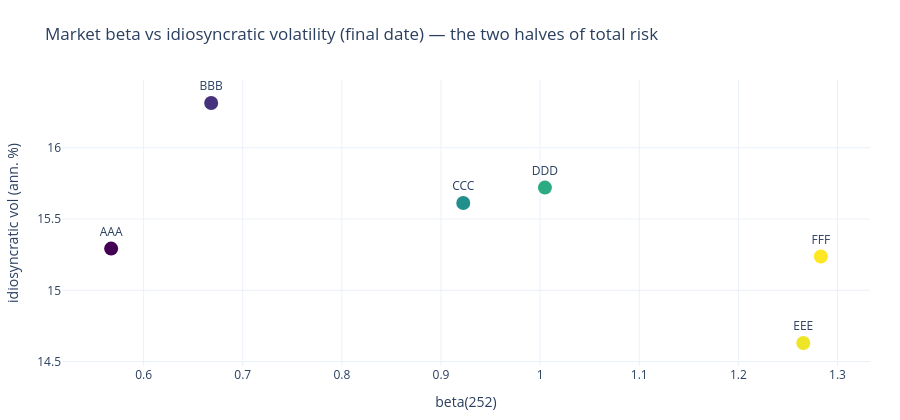

The code cell stored with this chart in its notebook:
### Markdown cell above
## 3 · Market beta vs idiosyncratic vol
The factor-model features regress each name on the shared market factor. Total risk splits into a systematic part (beta) and a name-specific part (idiosyncratic vol).

### Code cell
# Factor-model features: regress each name's returns on the market factor (point-in-time).
fm = sabia.compute(
    panel,
    sabia.cross_sectional.beta(window=252),
    sabia.cross_sectional.idio_vol(window=252),
    schema=SCHEMA, universe=UNIVERSE,
)
last_ts = panel.get_column("timestamp").max()
snap = (
    panel.select("timestamp", "symbol")
    .hstack(fm)
    .filter(pl.col("timestamp") == last_ts)
    .sort("symbol")
)
fig = go.Figure(go.Scatter(
    x=snap.get_column("beta_252").to_list(),
    y=(snap.get_column("idio_vol_252") * np.sqrt(252) * 100).to_list(),
    mode="markers+text", text=snap.get_column("symbol").to_list(), textposition="top center",
    marker=dict(size=14, color=snap.get_column("beta_252").to_list(), colorscale="Viridis",
                showscale=False),
))
fig.update_layout(height=420,
                  title="Market beta vs idiosyncratic volatility (final date) — the two halves of total risk",
                  xaxis_title="beta(252)", yaxis_title="idiosyncratic vol (ann. %)",
                  margin=dict(l=60, r=30, t=80, b=40))
fig.show()

### Figure 1 — Plotly figure (JSON) as saved in the notebook; plotly's stock layout.template omitted (floating-point values rounded to 4 significant figures)
{"data": [{"marker": {"color": [0.5672, 0.6681, 0.9225, 1.005, 1.266, 1.283], "colorscale": [[0.0, "#440154"], [0.1111, "#482878"], [0.2222, "#3e4989"], [0.3333, "#31688e"], [0.4444, "#26828e"], [0.5556, "#1f9e89"], [0.6667, "#35b779"], [0.7778, "#6ece58"], [0.8889, "#b5de2b"], [1.0, "#fde725"]], "showscale": false, "size": 14}, "mode": "markers+text", "text": ["AAA", "BBB", "CCC", "DDD", "EEE", "FFF"], "textposition": "top center", "type": "scatter", "x": [0.5672, 0.6681, 0.9225, 1.005, 1.266, 1.283], "y": [15.29, 16.31, 15.61, 15.72, 14.63, 15.24]}], "layout": {"height": 420, "margin": {"b": 40, "l": 60, "r": 30, "t": 80}, "title": {"text": "Market beta vs idiosyncratic volatility (final date) — the two halves of total risk"}, "xaxis": {"title": {"text": "beta(252)"}}, "yaxis": {"title": {"text": "idiosyncratic vol (ann. %)"}}}}
